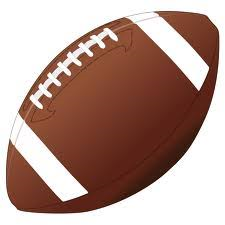
#> input picture pythonProject2/module_8/football.png, 225 x 225 px
$ python image2.py
#> lines starting #> are read from the running program, lines starting #| are printed output that depends on the picture
### pythonProject2/module_8/lfsr2.py
class LFSR:
    def __init__(self, seed: str, tap: int):
        self.seed = [int(bit) for bit in seed]  # Convert seed string to a list of integers
        self.tap = tap

    def step(self):
        # XOR the leftmost bit with the tap bit
        leftmost_bit = self.seed.pop(0)
        new_bit = leftmost_bit ^ self.seed[-self.tap]
        self.seed.append(new_bit)  # Append the new bit at the end

        # Convert the current state of the seed to an 8-bit integer
        return int("".join(str(bit) for bit in self.seed), 2) & 0xFF  # Mask to ensure 8 bits

    def __str__(self):
        return ''.join(str(bit) for bit in self.seed)

# [12 lines left out: function main, not called in this run]

# [2 lines that do not run on import are left out]

### pythonProject2/module_8/image2.py
from lfsr2 import LFSR
from PIL import Image

class ImageEncrypter:
    def __init__(self, lfsr: LFSR, file_name: str):
        self.lfsr = lfsr
        self.file_name = file_name
        self.img = None
        self.pixels = None

    def open_image(self):
        # Open the image using Pillow and load the pixel data
        self.img = Image.open(self.file_name)
        self.pixels = self.img.load()

    def pixelate(self):
        # Convert the image to a 2D array of pixels
        width, height = self.img.size
        pixel_array = []
        for y in range(height):
            row = []
            for x in range(width):
                row.append(self.pixels[x, y])
            pixel_array.append(row)
        return pixel_array

    def encrypt(self, pixel_array):
        # Encrypt the pixel array using the LFSR and XOR operation
        width, height = self.img.size
        for y in range(height):
            for x in range(width):
                r, g, b = pixel_array[y][x]

                # Generate new LFSR values for each RGB component
                lfsr_r = self.lfsr.step()
                lfsr_g = self.lfsr.step()
                lfsr_b = self.lfsr.step()

                # Encrypt each component using XOR
                r_encrypted = r ^ lfsr_r
                g_encrypted = g ^ lfsr_g
                b_encrypted = b ^ lfsr_b

                # Update the pixel array with the encrypted values
                pixel_array[y][x] = (r_encrypted, g_encrypted, b_encrypted)
        return pixel_array

    def save_image(self, pixel_array, output_file_name):
        # Create a new image with the same mode and size as the original image
        encrypted_img = Image.new(self.img.mode, self.img.size)
        encrypted_pixels = encrypted_img.load()
        width, height = self.img.size
        for y in range(height):
            for x in range(width):
                encrypted_pixels[x, y] = pixel_array[y][x]

        # Save the image using the specified file name
        encrypted_img.save(output_file_name)

def main():
    # Initialize the LFSR with the specified seed and tap position
    lfsr = LFSR("10011010", 4)  # As per the assignment requirements

    # Initialize the ImageEncrypter with the LFSR and the image file name
    encrypter = ImageEncrypter(lfsr, "football.png")

    # Open the image
    encrypter.open_image()
#> in open_image, self.img is the input picture: PIL image 225x225 RGB; mean R, G, B 179.9, 150.7, 141.5

    # Get the pixel array from the image
    pixel_array = encrypter.pixelate()
#> after the loop in pixelate, `for y in range(height):`: pixel_array = 225 items
#> pixel_array = 225 items

    # Encrypt the image
    encrypted_pixels = encrypter.encrypt(pixel_array)

    # Save the encrypted image
    encrypter.save_image(encrypted_pixels, "football_encrypted.png")
#> in save_image, `encrypted_img = Image.new(self.img.mode, self.img.size)`: encrypted_img: PIL image 225x225 RGB; every value is 0
#> in save_image, `encrypted_img.save(output_file_name)`:
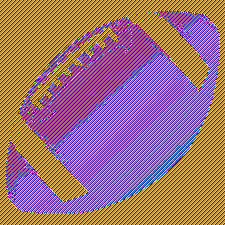
#> saved as football_encrypted.png: PIL image 225x225 RGB; mean R, G, B 135.3, 122.3, 131.1

    # To decrypt, reinitialize the LFSR with the same seed and tap
    lfsr_reset = LFSR("10011010", 4)
    decrypter = ImageEncrypter(lfsr_reset, "football_encrypted.png")
    decrypter.open_image()
    decrypted_pixel_array = decrypter.pixelate()
    decrypted_pixels = decrypter.encrypt(decrypted_pixel_array)
    decrypter.save_image(decrypted_pixels, "football_decrypted.png")

    # Output some of the pixel values for verification
    print("First few pixels of the encrypted image:")
    for row in encrypted_pixels[:5]:
        print(row[:5])
#> this loop made 5 passes
#| [(203, 151, 46), (92, 184, 113), (227, 198, 140), (25, 50, 101), (203, 151, 46)]
#| [(92, 184, 113), (227, 198, 140), (25, 50, 101), (203, 151, 46), (92, 184, 113)]
#| [(227, 198, 140), (25, 50, 101), (203, 151, 46), (92, 184, 113), (227, 198, 140)]
#| [(25, 50, 101), (203, 151, 46), (92, 184, 113), (227, 198, 140), (25, 50, 101)]
#| [(203, 151, 46), (92, 184, 113), (227, 198, 140), (25, 50, 101), (203, 151, 46)]

if __name__ == "__main__":
    main()
